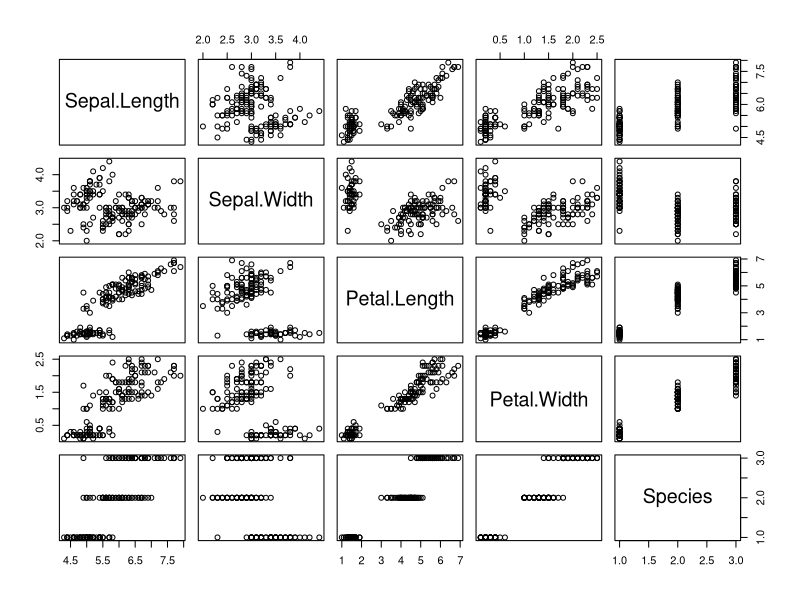
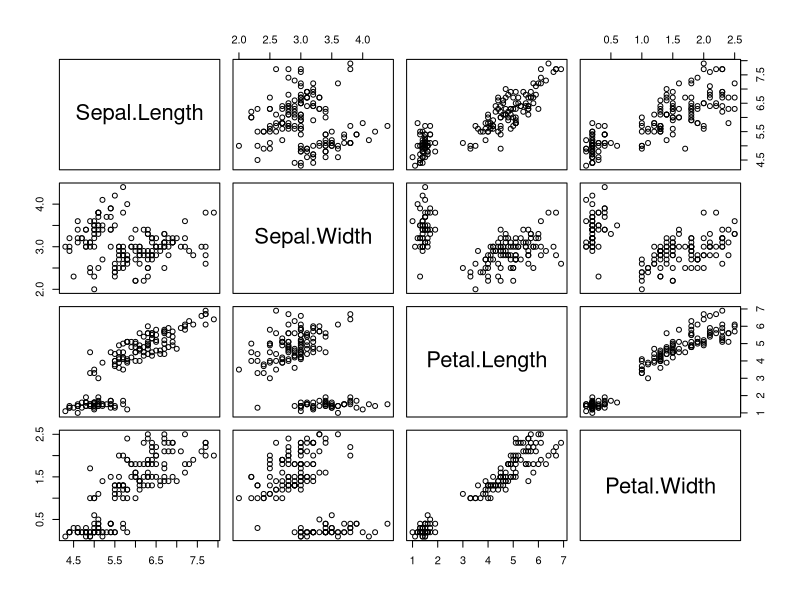
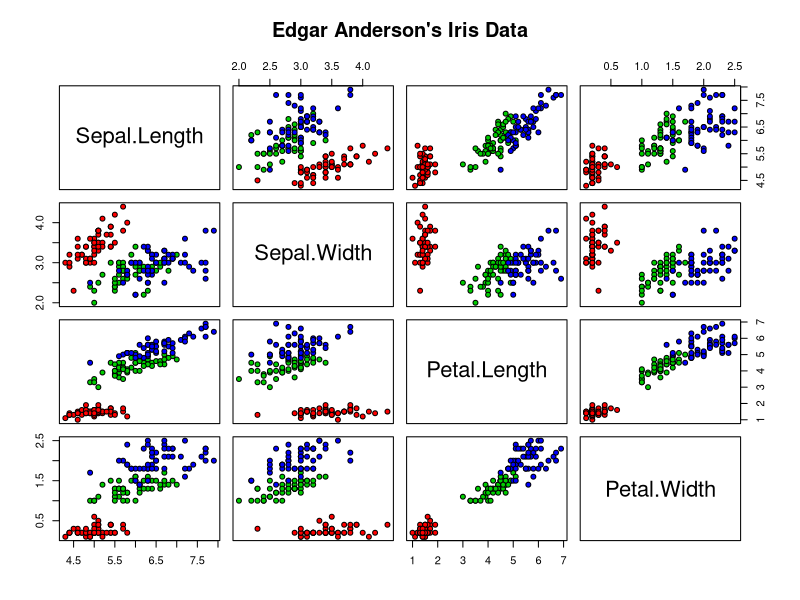
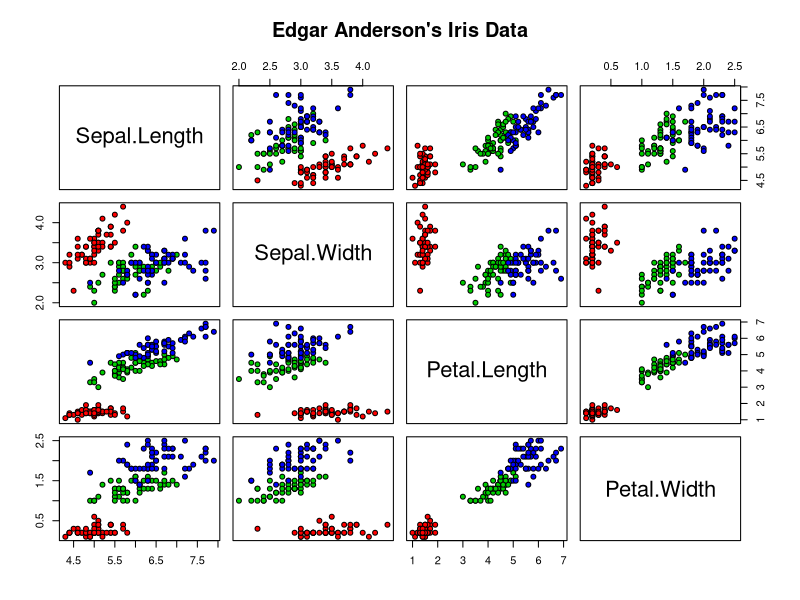

Reproduce these figures in R, in order.
#
#         Author: Dr Eugene O'Loughlin
#    Video Title: How To... Plot a Simple Matrix in R
#   Video Number: #42
#
head(iris)
#
# Scatter plot (B&W) of all Iris data
plot(iris)
#
# Remove "Species" variable
plot(iris[1:4])
#
# Add labels and colour
plot(iris[1:4], 
     main = "Edgar Anderson's Iris Data", 
     pch = 21, 
     bg = c("red", "green3", "blue")[unclass(iris$Species)])
#
# Scatter Plot using pairs() function
pairs(iris[1:4], 
      main = "Edgar Anderson's Iris Data", 
      pch = 21, 
      bg = c("red", "green3", "blue")[unclass(iris$Species)])
#
